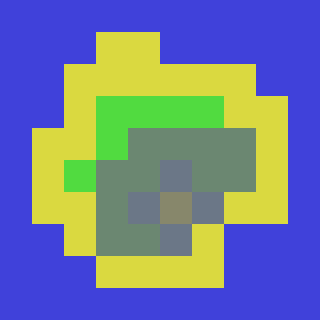

Below is a game level as drawn by its tile map, then a one-line description and the .tmx file that defines it, in full:
An orthogonal 10x10 tile map with 32x32 px tiles, 1 tile layer (Tile Layer 1), 2 tilesets.

<map version="1.0" orientation="orthogonal" width="10" height="10" tilewidth="32" tileheight="32">
 <tileset firstgid="1" name="Simple Tileset" tilewidth="32" tileheight="32">
  <image source="simple_tileset.png" width="128" height="32" />
 </tileset>
 <tileset firstgid="5" name="simple_tileset_gray" tilewidth="32" tileheight="32">
  <image source="simple_tileset_gray.png" width="128" height="32" />
 </tileset>
 <layer name="Tile Layer 1" width="10" height="10">
  <data>
   <tile gid="1" />
   <tile gid="1" />
   <tile gid="1" />
   <tile gid="1" />
   <tile gid="1" />
   <tile gid="1" />
   <tile gid="1" />
   <tile gid="1" />
   <tile gid="1" />
   <tile gid="1" />
   <tile gid="1" />
   <tile gid="1" />
   <tile gid="1" />
   <tile gid="2" />
   <tile gid="2" />
   <tile gid="1" />
   <tile gid="1" />
   <tile gid="1" />
   <tile gid="1" />
   <tile gid="1" />
   <tile gid="1" />
   <tile gid="1" />
   <tile gid="2" />
   <tile gid="2" />
   <tile gid="2" />
   <tile gid="2" />
   <tile gid="2" />
   <tile gid="2" />
   <tile gid="1" />
   <tile gid="1" />
   <tile gid="1" />
   <tile gid="1" />
   <tile gid="2" />
   <tile gid="3" />
   <tile gid="3" />
   <tile gid="3" />
   <tile gid="3" />
   <tile gid="2" />
   <tile gid="2" />
   <tile gid="1" />
   <tile gid="1" />
   <tile gid="2" />
   <tile gid="2" />
   <tile gid="3" />
   <tile gid="6" />
   <tile gid="6" />
   <tile gid="6" />
   <tile gid="6" />
   <tile gid="2" />
   <tile gid="1" />
   <tile gid="1" />
   <tile gid="2" />
   <tile gid="3" />
   <tile gid="6" />
   <tile gid="6" />
   <tile gid="7" />
   <tile gid="6" />
   <tile gid="6" />
   <tile gid="2" />
   <tile gid="1" />
   <tile gid="1" />
   <tile gid="2" />
   <tile gid="2" />
   <tile gid="6" />
   <tile gid="7" />
   <tile gid="8" />
   <tile gid="7" />
   <tile gid="2" />
   <tile gid="2" />
   <tile gid="1" />
   <tile gid="1" />
   <tile gid="1" />
   <tile gid="2" />
   <tile gid="6" />
   <tile gid="6" />
   <tile gid="7" />
   <tile gid="2" />
   <tile gid="1" />
   <tile gid="1" />
   <tile gid="1" />
   <tile gid="1" />
   <tile gid="1" />
   <tile gid="1" />
   <tile gid="2" />
   <tile gid="2" />
   <tile gid="2" />
   <tile gid="2" />
   <tile gid="1" />
   <tile gid="1" />
   <tile gid="1" />
   <tile gid="1" />
   <tile gid="1" />
   <tile gid="1" />
   <tile gid="1" />
   <tile gid="1" />
   <tile gid="1" />
   <tile gid="1" />
   <tile gid="1" />
   <tile gid="1" />
   <tile gid="1" />
  </data>
 </layer>
</map>